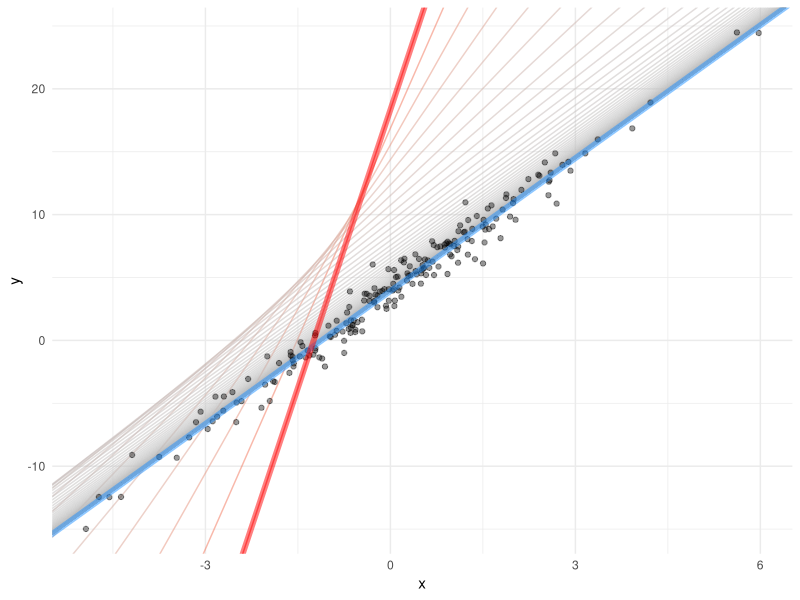
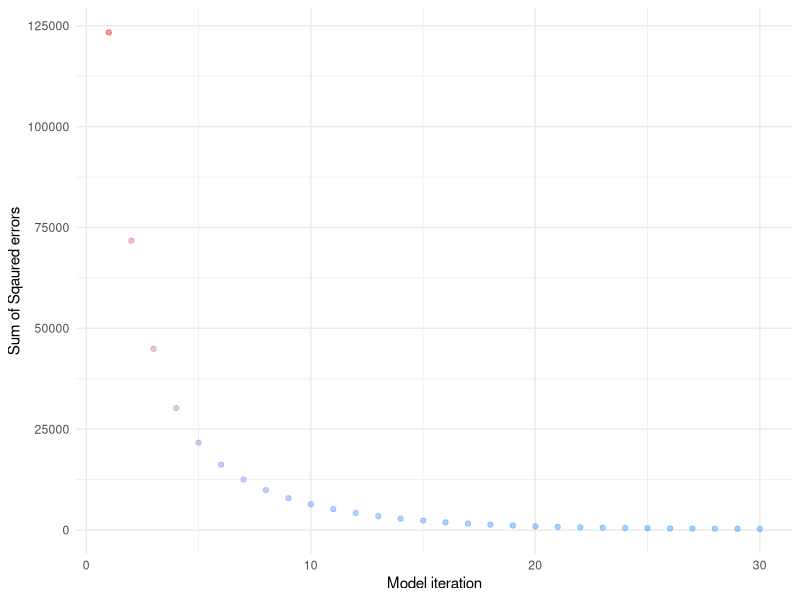

These charts were generated, in order, by the following R code:
library(dplyr)
library(ggplot2)
n<-200# number of observations
bias<-4
slope<-3.5
dot <- `%*%` # defined for personal preference
X<-rnorm(n)*2
x_b <- cbind(X, rep(1, n))
y <- bias + slope * X + rnorm(n)
df <- data_frame(x = X, y = y)
learning_rate <- 0.05
n_iterations <- 100
theta <- matrix(c(20, 20))
b0 <- vector("numeric", length = n_iterations)
b1 <- vector("numeric", length = n_iterations)
sse_i <- vector("numeric", length = n_iterations)
for (iteration in seq_len(n_iterations)) { 
  yhat               <- dot(x_b, theta)          # predict using weights in theta
  residuals_b        <- yhat - y                 # calculate the residuals
  gradients          <- 2/n * dot(t(x_b), residuals_b) # calculate the gradients of MSE w.r.t model weights 
  theta              <- theta - learning_rate * gradients # update theta 
  
  sse_i[[iteration]] <- sum((y - dot(x_b, theta))**2)
  b0[[iteration]]    <- theta[2]
  b1[[iteration]]    <- theta[1]
  
}


model_i <- data.frame(model_iter = 1:n_iterations, 
                      sse = sse_i, 
                      b0 = b0, 
                      b1 = b1)

p1 <- df %>% 
  ggplot(aes(x=x, y=y)) + 
  geom_abline(aes(intercept = b0, 
                  slope = b1, 
                  colour = -sse, 
                  frame = model_iter), 
              data = model_i, 
              alpha = .50 
  ) +
  geom_point(alpha = 0.4) + 
  geom_abline(aes(intercept = b0, 
                  slope = b1),
              data = model_i[100, ], 
              alpha = 0.5, 
              size = 2, 
              colour = "dodger blue") +
  geom_abline(aes(intercept = b0, 
                  slope = b1),
              data = model_i[1, ],
              colour = "red", 
              alpha = 0.5,
              size = 2) + 
  scale_color_continuous(low = "red", high = "grey") +
  guides(colour = FALSE) +
  theme_minimal()
p2 <- model_i[1:30,] %>%
  ggplot(aes(model_iter, sse, colour = -sse)) + 
  geom_point(alpha = 0.4) +
  theme_minimal() +
  labs(x = "Model iteration", 
       y = "Sum of Sqaured errors") + 
  scale_color_continuous(low = "red", high = "dodger blue") +
  guides(colour = FALSE)